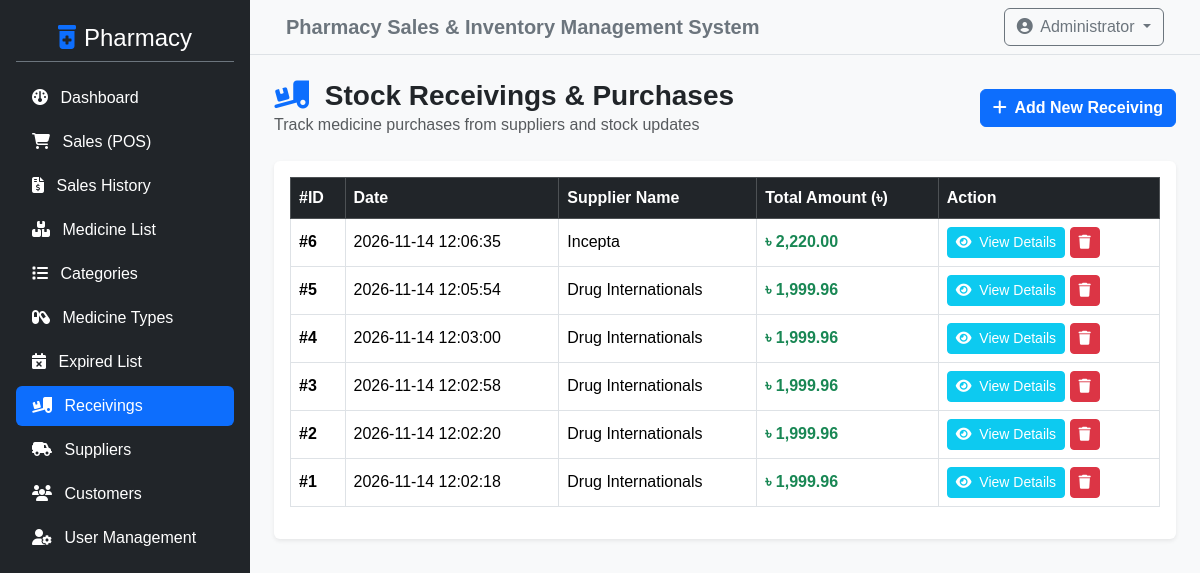
The page /admin/receivings.php (signed in) on the database as committed earlier.
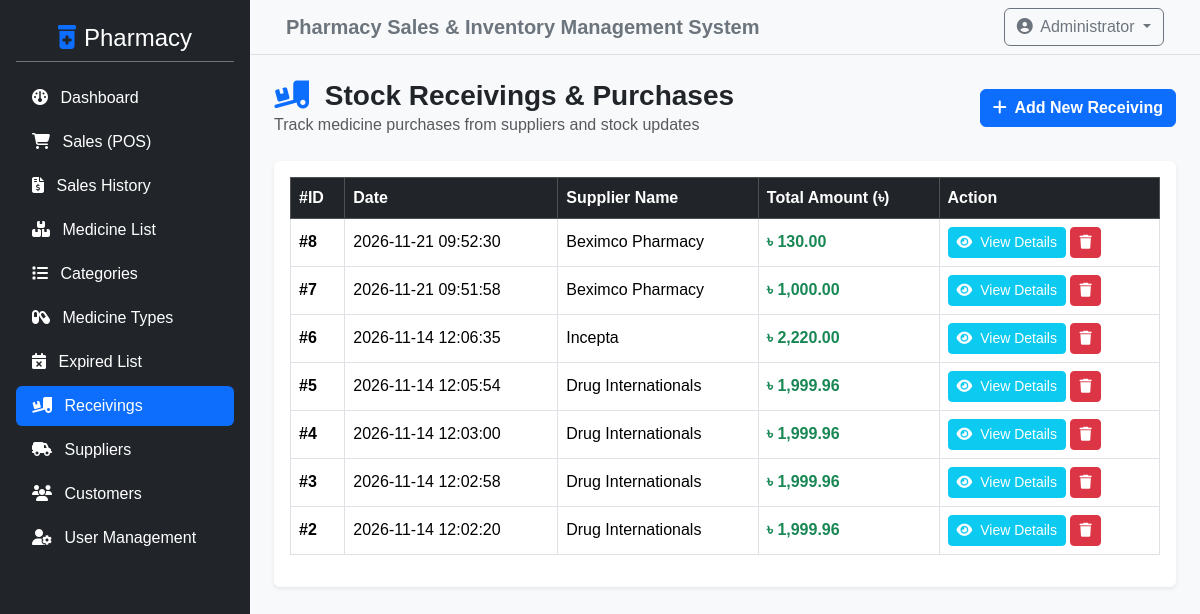
The same page on the database as committed later.
### tables this page shows
CREATE TABLE `receiving_list` (
  `id` int NOT NULL,
  `supplier_id` int NOT NULL,
  `total_items` int NOT NULL,
  `total_amount` decimal(10,2) NOT NULL,
  `date_created` datetime DEFAULT CURRENT_TIMESTAMP
);

CREATE TABLE `supplier_list` (
  `id` int NOT NULL,
  `supplier_name` varchar(255) NOT NULL,
  `contact_person` varchar(255) DEFAULT NULL,
  `phone` varchar(50) NOT NULL,
  `email` varchar(100) DEFAULT NULL,
  `address` text
);

### admin/receivings.php (the view, shortened to what this page needs)
<?php
include '../config/db_connect.php';
$sql = "SELECT r.*, s.supplier_name
        FROM receiving_list r
        LEFT JOIN supplier_list s ON r.supplier_id = s.id
        ORDER BY r.id DESC";
$result = $conn->query($sql);
?>
<?php include '../includes/header.php'; ?>
<div class="d-flex">
    <?php include '../includes/sidebar.php'; ?>
    <div class="w-100 bg-light min-vh-100">
        <?php include '../includes/topbar.php'; ?>
        <div class="container-fluid p-4">
            <div class="d-flex justify-content-between align-items-center mb-4">
                <div>
                    <h3 class="fw-bold mb-0"><i class="fa-solid fa-truck-ramp-box me-2 text-primary"></i> Stock Receivings & Purchases</h3>
                    <p class="text-muted mb-0">Track medicine purchases from suppliers and stock updates</p>
                </div>
                <a href="add_receiving.php" class="btn btn-primary fw-bold">
                    <i class="fa-solid fa-plus me-1"></i> Add New Receiving
                </a>
            </div>
            <div class="card shadow-sm border-0">
                <div class="card-body">
                    <div class="table-responsive">
                        <table class="table table-bordered table-hover align-middle">
                            <thead class="table-dark">
                                <tr>
                                    <th>#ID</th>
                                    <th>Date</th>
                                    <th>Supplier Name</th>
                                    <th>Total Amount (৳)</th>
                                    <th>Action</th>
                                </tr>
                            </thead>
                            <tbody>
                                <?php if ($result && $result->num_rows > 0): ?>
                                    <?php while ($row = $result->fetch_assoc()): ?>
                                        <tr>
                                            <td class="fw-bold">#<?php echo $row['id']; ?></td>
                                            <td><?php echo htmlspecialchars($row['date_created']); ?></td>
                                            <td><?php echo htmlspecialchars($row['supplier_name'] ?? 'General Supplier'); ?></td>
                                            <td class="fw-bold text-success">৳ <?php echo number_format($row['total_amount'], 2); ?></td>
                                            <td>
                                                <a href="view_receiving.php?id=<?php echo $row['id']; ?>" class="btn btn-sm btn-info text-white">
                                                    <i class="fa-solid fa-eye me-1"></i> View Details
                                                </a>
                                                <a href="receivings.php?delete_id=<?php echo $row['id']; ?>" class="btn btn-sm btn-danger" onclick="return confirm('Are you sure you want to delete this receiving record? Stock will be adjusted.');">
                                                    <i class="fa-solid fa-trash"></i>
                                                </a>
                                            </td>
                                        </tr>
                                    <?php endwhile; ?>
                                <?php else: ?>
                                    <tr>
                                        <td colspan="5" class="text-center text-muted py-4">No stock receiving records found.</td>
                                    </tr>
                                <?php endif; ?>
                            </tbody>
                        </table>
                    </div>
                </div>
            </div>
        </div>
    </div>
</div>
<?php include '../includes/footer.php'; ?>

Rows that differ between the two databases and show on the page:
removed receiving_list: id "1", date_created "2026-11-14 12:02:18", supplier_list.supplier_name "Drug Internationals", total_amount "1,999.96"
added receiving_list: id "8", date_created "2026-11-21 09:52:30", supplier_list.supplier_name "Beximco Pharmacy", total_amount "130.00"
added receiving_list: id "7", date_created "2026-11-21 09:51:58", supplier_list.supplier_name "Beximco Pharmacy", total_amount "1,000.00"
